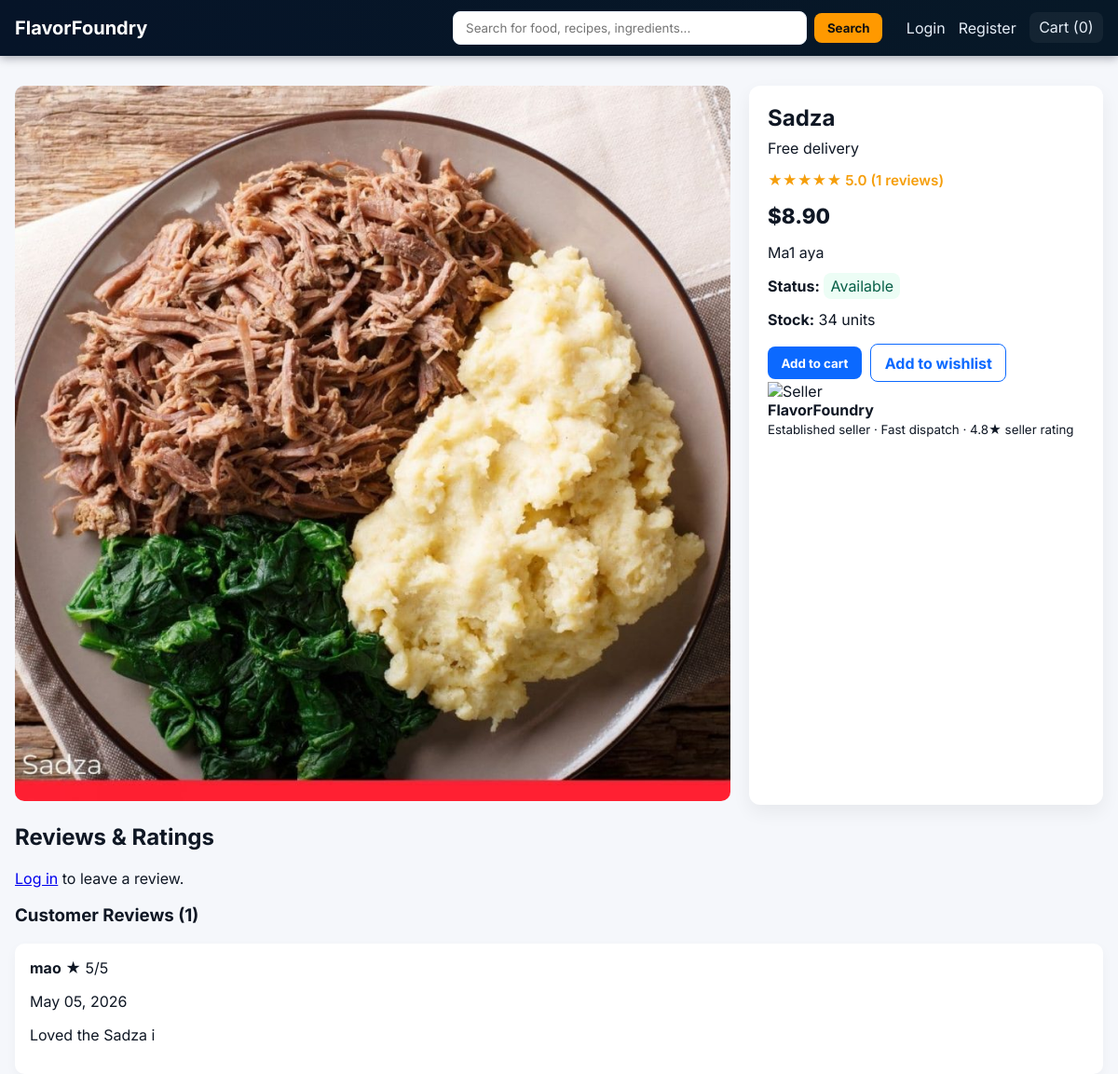
The app's page /product/11/ with its own data.
### recipes/models.py (models this page shows, shortened)
class Product(models.Model):
    name = models.CharField(max_length=120)
    description = models.TextField(blank=True)
    price = models.DecimalField(max_digits=8, decimal_places=2, validators=[MinValueValidator(0)])
    image_url = models.URLField(blank=True)
    image = models.ImageField(upload_to='products/', null=True, blank=True)
    category = models.ForeignKey(Category, on_delete=models.SET_NULL, null=True, blank=True, related_name='products')
    available = models.BooleanField(default=True)
    stock = models.PositiveIntegerField(default=0)
    created_at = models.DateTimeField(auto_now_add=True)
    updated_at = models.DateTimeField(auto_now=True)
    class Meta:
        ordering = ['-created_at']
    def is_in_stock(self):
        return self.available and self.stock > 0
    def get_average_rating(self):
        reviews = self.reviews.all()
        if not reviews:
            return 0
        return sum(r.rating for r in reviews) / len(reviews)

class Review(models.Model):
    RATING_CHOICES = [(i, f'{i} Star{"s" if i > 1 else ""}') for i in range(1, 6)]
    product = models.ForeignKey(Product, on_delete=models.CASCADE, related_name='reviews')
    user = models.ForeignKey(User, on_delete=models.CASCADE, related_name='reviews')
    rating = models.IntegerField(choices=RATING_CHOICES, validators=[MinValueValidator(1)])
    comment = models.TextField(blank=True)
    created_at = models.DateTimeField(auto_now_add=True)
    updated_at = models.DateTimeField(auto_now=True)
    class Meta:
        unique_together = ('product', 'user')
        ordering = ['-created_at']

### recipes/views.py (the view)
# urls.py: path('product/<int:id>/', views.product_detail, name='product_detail'),
def product_detail(request, id):
    product = get_object_or_404(Product, id=id)
    reviews = product.reviews.all()
    user_review = None
    can_review = False
    if request.user.is_authenticated:
        user_review = reviews.filter(user=request.user).first()
        can_review = True
    if request.method == 'POST' and request.user.is_authenticated:
        form = ReviewForm(request.POST)
        if form.is_valid():
            review, created = Review.objects.update_or_create(
                product=product,
                user=request.user,
                defaults={'rating': form.cleaned_data['rating'], 'comment': form.cleaned_data['comment']}
            )
            messages.success(request, 'Your review has been saved!')
            return redirect('product_detail', id=product.id)
    else:
        form = ReviewForm()
    return render(request, 'recipe_detail.html', {
        'product': product,
        'reviews': reviews,
        'user_review': user_review,
        'can_review': can_review,
        'form': form,
        'cart_count': _cart_item_count(request),
    })

### recipes/forms.py
class ReviewForm(forms.ModelForm):
    class Meta:
        model = Review
        fields = ['rating', 'comment']
        widgets = {
            'rating': forms.RadioSelect(choices=Review.RATING_CHOICES),
            'comment': forms.Textarea(attrs={'rows': 3, 'placeholder': 'Share your experience with this product...'}),
        }

### recipes/views.py (called while the page is built)
def _get_cart(request):
    return request.session.setdefault('cart', {})

def _cart_item_count(request):
    return sum(_get_cart(request).values())

### templates/recipe_detail.html (shortened to what this page needs)
{% extends 'base.html' %}
{% block content %}
    <section class="product-detail">
        <div class="product-image">
            {% if product.image %}
                <img src="{{ product.image.url }}" alt="{{ product.name }}">
            {% else %}
                <img src="{{ product.image_url|default:'https://via.placeholder.com/450x300?text=No+Image' }}" alt="{{ product.name }}">
            {% endif %}
        </div>
        <div class="product-info">
            <h1>{{ product.name }}</h1>
            <div class="product-badges">
                {% if product.available %}<span class="badge free-delivery">Free delivery</span>{% endif %}
            </div>
            <div class="rating-section">
                {% if product.reviews.all %}
                    <p class="rating">★★★★★ {{ product.get_average_rating|floatformat:1 }} ({{ product.reviews.count }} reviews)</p>
                {% else %}
                    <p class="rating">★★★★★ No ratings yet</p>
                {% endif %}
            </div>
            <p class="product-price">${{ product.price }}</p>
            <p>{{ product.description|linebreaksbr }}</p>
            <p><strong>Status:</strong>
                {% if product.is_in_stock %}
                    <span class="badge-available">Available</span>
                {% else %}
                    <span class="badge-unavailable">Sold out</span>
                {% endif %}
            </p>
            <p><strong>Stock:</strong> {{ product.stock }} units</p>
            <div class="product-actions">
                <form action="{% url 'add_to_cart' id=product.id %}" method="post" style="display:inline;">
                    <button type="submit" class="button" {% if not product.is_in_stock %}disabled{% endif %}>Add to cart</button>
                </form>
                {% if user.is_authenticated %}
                    <form action="{% url 'add_to_wishlist' id=product.id %}" method="post" style="display:inline;">
                        {% csrf_token %}
                        <button type="submit" class="button outline"> Add to wishlist</button>
                    </form>
                {% else %}
                    <a href="{% url 'login' %}?next={% url 'product_detail' id=product.id %}" class="button outline"> Add to wishlist</a>
                {% endif %}
            </div>
            <div class="seller-card">
                <img src="https://images.unsplash.com/photo-1542223616-3f41c7f9d1d6?auto=format&fit=crop&w=200&q=60" alt="Seller">
                <div class="seller-meta">
                    <div><strong>FlavorFoundry</strong></div>
                    <small>Established seller · Fast dispatch · 4.8★ seller rating</small>
                </div>
            </div>
        </div>
    </section>
    <section class="reviews-section">
        <h2>Reviews & Ratings</h2>
        {% if user.is_authenticated %}
            <div class="review-form-container">
                <h3>{% if user_review %}Update Your Review{% else %}Leave a Review{% endif %}</h3>
                <form method="POST">
                    {% csrf_token %}
                    <div class="form-group">
                        <label>Rating:</label>
                        {{ form.rating }}
                    </div>
                    <div class="form-group">
                        <label>Comment:</label>
                        {{ form.comment }}
                    </div>
                    <button type="submit" class="button">Submit Review</button>
                </form>
            </div>
        {% else %}
            <p><a href="{% url 'login' %}?next={% url 'product_detail' id=product.id %}">Log in</a> to leave a review.</p>
        {% endif %}
        <div class="reviews-list">
            {% if reviews %}
                <h3>Customer Reviews ({{ reviews.count }})</h3>
                {% for review in reviews %}
                    <article class="review-item">
                        <div class="review-header">
                            <strong>{{ review.user.username }}</strong>
                            <span class="review-rating">★ {{ review.rating }}/5</span>
                        </div>
                        <p class="review-date">{{ review.created_at|date:"M d, Y" }}</p>
                        <p class="review-comment">{{ review.comment }}</p>
                    </article>
                {% endfor %}
            {% else %}
                <p>No reviews yet. Be the first to review this product!</p>
            {% endif %}
        </div>
    </section>
{% endblock %}

### static/style.css (style rules this page uses)
:root { --bg:#f5f7fb; --surface:#ffffff; --text:#0f1724; --muted:#64748b; --primary:#ff9900; --cta:#0b69ff; --danger:#ef4444; --success:#10b981; --card-shadow: 0 8px 20px rgba(2,6,23,0.06); }
* { box-sizing:border-box }
html,body { height:100% }
body { margin:0;font-family:Inter,system-ui,-apple-system,Segoe UI,Roboto,Arial;background:var(--bg);color:var(--text);-webkit-font-smoothing:antialiased }
.rating { color:#f59e0b;font-weight:600;font-size:.95rem }
.button { background:var(--cta);color:#fff;padding:.6rem .9rem;border-radius:8px;border:none;cursor:pointer;font-weight:700;text-decoration:none }
.button.outline { background:transparent;color:var(--cta);border:1px solid var(--cta) }
.product-detail { display:grid;grid-template-columns:1fr 380px;gap:1.25rem }
.product-image img { width:100%;border-radius:10px }
.product-info { background:var(--surface);border-radius:12px;padding:1.25rem;box-shadow:var(--card-shadow) }
.product-info h1 { margin:0 0 .5rem;font-size:1.5rem }
.product-price { color:var(--text);font-size:1.4rem;font-weight:800;margin:.5rem 0 }
.badge-available { background:#ecfdf5;color:#065f46;padding:.25rem .45rem;border-radius:8px }
.product-actions { display:flex;gap:.6rem;align-items:center;margin-top:1rem }
.reviews-section { margin-top:1.25rem }
.review-item { background:var(--surface);padding:1rem;border-radius:10px;margin-bottom:.75rem;box-shadow:0 4px 12px rgba(2,6,23,0.04) }
input,textarea,select,button { font-family:inherit }

### records on screen
Product: image (picture), name "Sadza", get_average_rating "5.0", reviews.count "1", price "8.90", description "Ma1 aya", stock "34"
Review: user.username "mao", rating "5", created_at "May 05, 2026", comment "Loved the Sadza i"

### other values on screen
{{ cart_count|default:0 }} "0"
{{ reviews.count }} "1"
